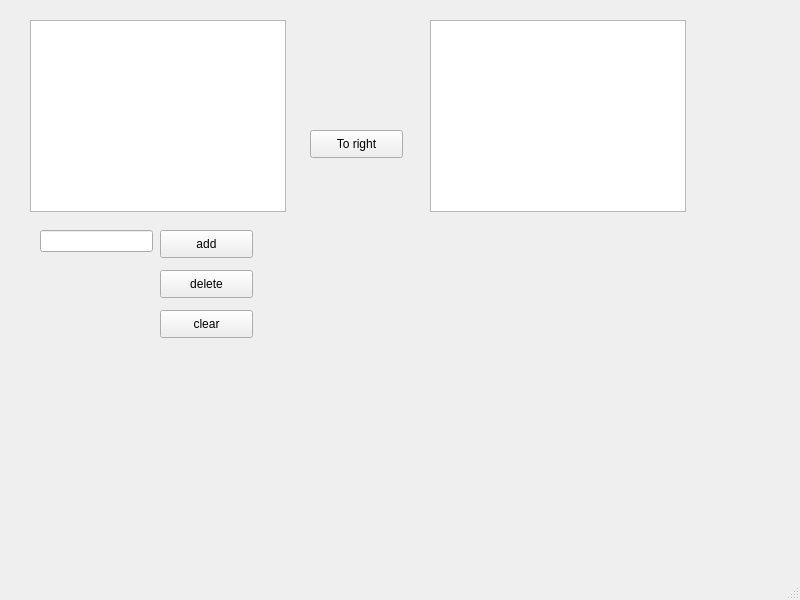
<?xml version="1.0" encoding="UTF-8"?>
<ui version="4.0">
 <class>MainWindow</class>
 <widget class="QMainWindow" name="MainWindow">
  <property name="geometry">
   <rect>
    <x>0</x>
    <y>0</y>
    <width>800</width>
    <height>600</height>
   </rect>
  </property>
  <property name="windowTitle">
   <string>MainWindow</string>
  </property>
  <widget class="QWidget" name="centralwidget">
   <widget class="QListWidget" name="listWidget">
    <property name="geometry">
     <rect>
      <x>30</x>
      <y>20</y>
      <width>256</width>
      <height>192</height>
     </rect>
    </property>
   </widget>
   <widget class="QListWidget" name="listWidget_2">
    <property name="geometry">
     <rect>
      <x>430</x>
      <y>20</y>
      <width>256</width>
      <height>192</height>
     </rect>
    </property>
   </widget>
   <widget class="QLineEdit" name="lineEdit">
    <property name="geometry">
     <rect>
      <x>40</x>
      <y>230</y>
      <width>113</width>
      <height>22</height>
     </rect>
    </property>
   </widget>
   <widget class="QPushButton" name="pushButton">
    <property name="geometry">
     <rect>
      <x>160</x>
      <y>230</y>
      <width>93</width>
      <height>28</height>
     </rect>
    </property>
    <property name="text">
     <string>add</string>
    </property>
   </widget>
   <widget class="QPushButton" name="pushButton_2">
    <property name="geometry">
     <rect>
      <x>160</x>
      <y>270</y>
      <width>93</width>
      <height>28</height>
     </rect>
    </property>
    <property name="text">
     <string>delete</string>
    </property>
   </widget>
   <widget class="QPushButton" name="pushButton_3">
    <property name="geometry">
     <rect>
      <x>160</x>
      <y>310</y>
      <width>93</width>
      <height>28</height>
     </rect>
    </property>
    <property name="text">
     <string>clear</string>
    </property>
   </widget>
   <widget class="QPushButton" name="pushButton_4">
    <property name="geometry">
     <rect>
      <x>310</x>
      <y>130</y>
      <width>93</width>
      <height>28</height>
     </rect>
    </property>
    <property name="text">
     <string>To right</string>
    </property>
   </widget>
  </widget>
  <widget class="QMenuBar" name="menubar">
   <property name="geometry">
    <rect>
     <x>0</x>
     <y>0</y>
     <width>800</width>
     <height>26</height>
    </rect>
   </property>
  </widget>
  <widget class="QStatusBar" name="statusbar"/>
 </widget>
 <resources/>
 <connections/>
</ui>
